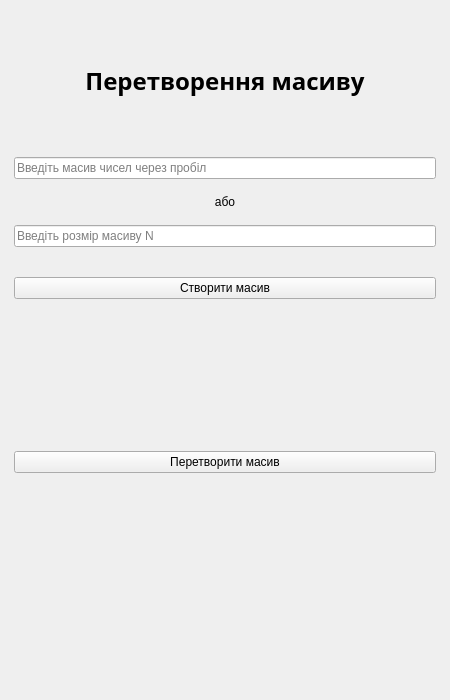
<?xml version="1.0" encoding="UTF-8"?>
<ui version="4.0">
 <class>Form</class>
 <widget class="QWidget" name="Form">
  <property name="geometry">
   <rect>
    <x>0</x>
    <y>0</y>
    <width>450</width>
    <height>700</height>
   </rect>
  </property>
  <property name="windowTitle">
   <string>Form</string>
  </property>
  <property name="styleSheet">
   <string notr="true"/>
  </property>
  <layout class="QVBoxLayout" name="verticalLayout_3">
   <property name="leftMargin">
    <number>14</number>
   </property>
   <property name="rightMargin">
    <number>14</number>
   </property>
   <item>
    <widget class="QLabel" name="title">
     <property name="maximumSize">
      <size>
       <width>16777215</width>
       <height>140</height>
      </size>
     </property>
     <property name="font">
      <font>
       <family>Segoe UI Black</family>
       <pointsize>-1</pointsize>
       <bold>true</bold>
      </font>
     </property>
     <property name="styleSheet">
      <string notr="true">font-size:24px</string>
     </property>
     <property name="text">
      <string>Перетворення масиву</string>
     </property>
     <property name="alignment">
      <set>Qt::AlignmentFlag::AlignCenter</set>
     </property>
    </widget>
   </item>
   <item>
    <layout class="QVBoxLayout" name="verticalLayout_2">
     <property name="spacing">
      <number>30</number>
     </property>
     <item>
      <layout class="QVBoxLayout" name="verticalLayout">
       <property name="spacing">
        <number>13</number>
       </property>
       <item>
        <widget class="QLineEdit" name="array_input">
         <property name="styleSheet">
          <string notr="true"/>
         </property>
         <property name="text">
          <string/>
         </property>
         <property name="readOnly">
          <bool>false</bool>
         </property>
         <property name="placeholderText">
          <string>Введіть масив чисел через пробіл</string>
         </property>
         <property name="clearButtonEnabled">
          <bool>true</bool>
         </property>
        </widget>
       </item>
       <item>
        <widget class="QLabel" name="label">
         <property name="maximumSize">
          <size>
           <width>16777215</width>
           <height>20</height>
          </size>
         </property>
         <property name="text">
          <string>або</string>
         </property>
         <property name="alignment">
          <set>Qt::AlignmentFlag::AlignCenter</set>
         </property>
        </widget>
       </item>
       <item>
        <widget class="QLineEdit" name="size_input">
         <property name="styleSheet">
          <string notr="true"/>
         </property>
         <property name="text">
          <string/>
         </property>
         <property name="placeholderText">
          <string>Введіть розмір масиву N</string>
         </property>
         <property name="clearButtonEnabled">
          <bool>true</bool>
         </property>
        </widget>
       </item>
      </layout>
     </item>
     <item>
      <widget class="QPushButton" name="pushButton_create_array">
       <property name="cursor">
        <cursorShape>PointingHandCursor</cursorShape>
       </property>
       <property name="styleSheet">
        <string notr="true"/>
       </property>
       <property name="text">
        <string>Створити масив</string>
       </property>
      </widget>
     </item>
    </layout>
   </item>
   <item>
    <widget class="QLabel" name="array_result">
     <property name="maximumSize">
      <size>
       <width>16777215</width>
       <height>140</height>
      </size>
     </property>
     <property name="text">
      <string/>
     </property>
     <property name="alignment">
      <set>Qt::AlignmentFlag::AlignCenter</set>
     </property>
    </widget>
   </item>
   <item>
    <widget class="QPushButton" name="pushButton_transform_array">
     <property name="cursor">
      <cursorShape>PointingHandCursor</cursorShape>
     </property>
     <property name="styleSheet">
      <string notr="true"/>
     </property>
     <property name="text">
      <string>Перетворити масив</string>
     </property>
    </widget>
   </item>
   <item>
    <widget class="QLabel" name="label_status">
     <property name="text">
      <string/>
     </property>
     <property name="alignment">
      <set>Qt::AlignmentFlag::AlignCenter</set>
     </property>
    </widget>
   </item>
  </layout>
 </widget>
 <resources/>
 <connections/>
</ui>
